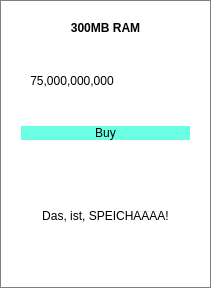
            <widget class="QFrame" name="upgradeFrameArduino_2">
             <property name="enabled">
              <bool>true</bool>
             </property>
             <property name="minimumSize">
              <size>
               <width>208</width>
               <height>288</height>
              </size>
             </property>
             <property name="acceptDrops">
              <bool>true</bool>
             </property>
             <property name="styleSheet">
              <string notr="true">background: white;
border: 1px solid grey;</string>
             </property>
             <property name="frameShape">
              <enum>QFrame::StyledPanel</enum>
             </property>
             <property name="frameShadow">
              <enum>QFrame::Raised</enum>
             </property>
             <property name="lineWidth">
              <number>3</number>
             </property>
             <layout class="QVBoxLayout" name="verticalLayout_62">
              <item>
               <widget class="QFrame" name="frame_70">
                <property name="styleSheet">
                 <string notr="true">border: 0px;</string>
                </property>
                <property name="frameShape">
                 <enum>QFrame::StyledPanel</enum>
                </property>
                <property name="frameShadow">
                 <enum>QFrame::Raised</enum>
                </property>
                <layout class="QVBoxLayout" name="verticalLayout_63">
                 <item>
                  <widget class="QLabel" name="upgradeNameArduino_2">
                   <property name="font">
                    <font>
                     <weight>75</weight>
                     <bold>true</bold>
                    </font>
                   </property>
                   <property name="text">
                    <string>300MB RAM</string>
                   </property>
                   <property name="alignment">
                    <set>Qt::AlignCenter</set>
                   </property>
                  </widget>
                 </item>
                 <item>
                  <widget class="QFrame" name="frame_71">
                   <property name="frameShape">
                    <enum>QFrame::StyledPanel</enum>
                   </property>
                   <property name="frameShadow">
                    <enum>QFrame::Raised</enum>
                   </property>
                   <layout class="QHBoxLayout" name="horizontalLayout_44">
                    <item>
                     <widget class="QLabel" name="upgradeCostArduino_2">
                      <property name="text">
                       <string>75,000,000,000</string>
                      </property>
                      <property name="alignment">
                       <set>Qt::AlignCenter</set>
                      </property>
                     </widget>
                    </item>
                    <item>
                     <widget class="QLabel" name="upgradeImgArduino_2">
                      <property name="minimumSize">
                       <size>
                        <width>61</width>
                        <height>61</height>
                       </size>
                      </property>
                      <property name="maximumSize">
                       <size>
                        <width>61</width>
                        <height>61</height>
                       </size>
                      </property>
                      <property name="text">
                       <string/>
                      </property>
                      <property name="pixmap">
                       <pixmap resource="resources.qrc">:/images/u_arduino_2.png</pixmap>
                      </property>
                      <property name="scaledContents">
                       <bool>true</bool>
                      </property>
                     </widget>
                    </item>
                   </layout>
                  </widget>
                 </item>
                 <item>
                  <widget class="QPushButton" name="buyUpgradeArduino_2">
                   <property name="minimumSize">
                    <size>
                     <width>80</width>
                     <height>0</height>
                    </size>
                   </property>
                   <property name="styleSheet">
                    <string notr="true">background:rgb(106, 255, 226);
font: 19pt &quot;Century Gothic&quot;;</string>
                   </property>
                   <property name="text">
                    <string>Buy</string>
                   </property>
                   <property name="default">
                    <bool>false</bool>
                   </property>
                  </widget>
                 </item>
                </layout>
               </widget>
              </item>
              <item>
               <widget class="QLabel" name="upgradeTextArduino_2">
                <property name="styleSheet">
                 <string notr="true">border: 0px;
</string>
                </property>
                <property name="text">
                 <string>Das, ist, SPEICHAAAA!</string>
                </property>
                <property name="alignment">
                 <set>Qt::AlignCenter</set>
                </property>
               </widget>
              </item>
             </layout>
            </widget>
